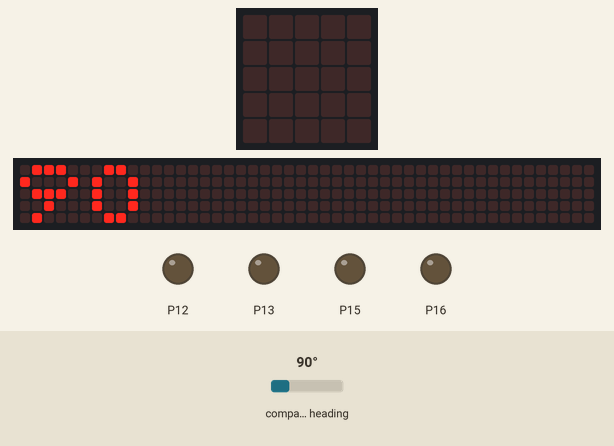
This program was run on a simulated BBC micro:bit running MicroPython. On the bench: the board's 5×5 LED display, a strip that is not on the board, showing the scrolling text unrolled, output pins drawn as LEDs (lit = HIGH). The inputs (shaded band) are chosen by the test bench; at power-on: compass heading 90°. The 48×5 strip is a reading aid, not a part: it shows the text the display is scrolling, unrolled, one strip-width of it at a time; the compass is already calibrated.

Above: at 2.2 s.
3.5 s: compass heading set to 79°
At 4.2 s:
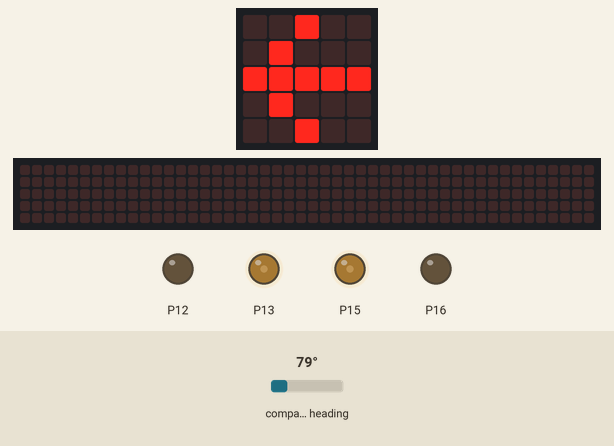
5.0 s: compass heading set to 180°
At 5.3 s:
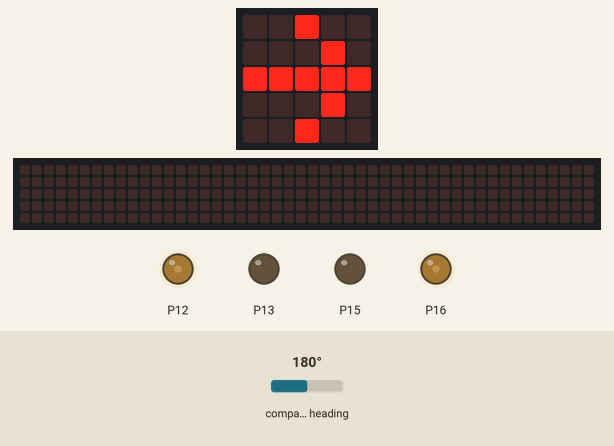
6.5 s: compass heading set to 101°
8.0 s: compass heading set to 89°
At 8.8 s:
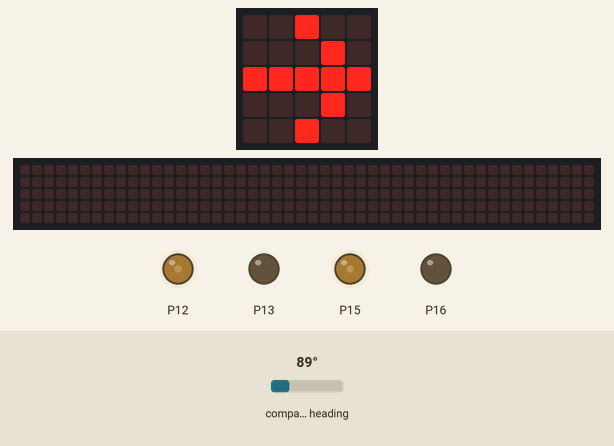
9.5 s: compass heading set to 269°
At 10.0 s:
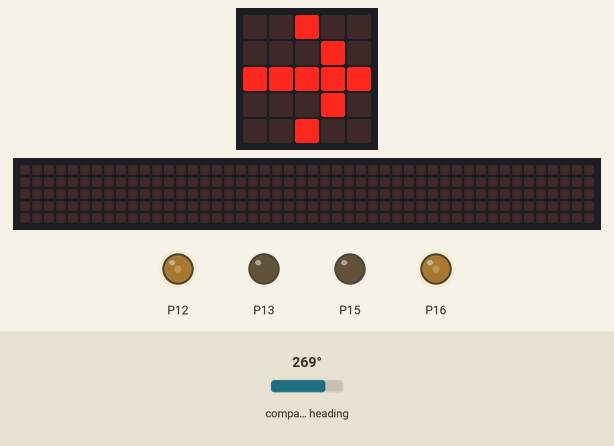
11.0 s: compass heading set to 90°
At 12.3 s:
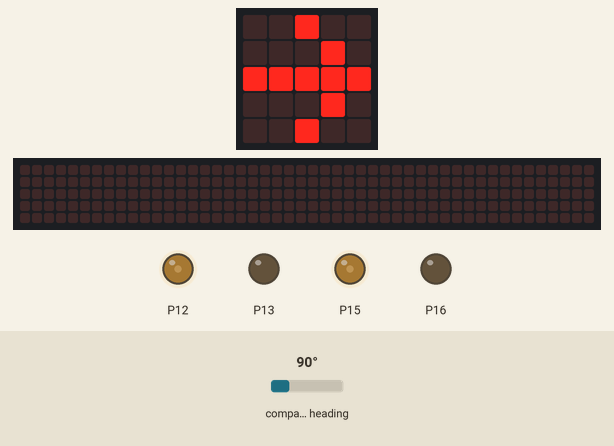
Timing chart, 0 to 13.5 s (numbered marks = the images above; inputs shaded):
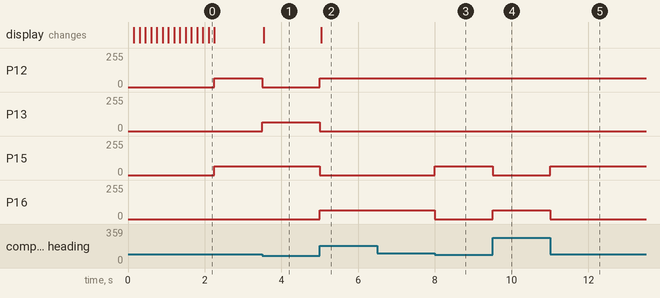

The program:

compasrobot-main.py
```python
# Imports go at the top
from microbit import *

def fwd(speed):
    # M1
    pin12.write_analog(speed)
    pin13.write_analog(0)
    # M2
    pin15.write_analog(speed)
    pin16.write_analog(0)

def bwd(speed):
    # M1
    pin12.write_analog(0)
    pin13.write_analog(speed)
    # M2
    pin15.write_analog(0)
    pin16.write_analog(speed)

def left(speed):
    # M1
    pin12.write_analog(speed)
    pin13.write_analog(0)
    # M2
    pin15.write_analog(0)
    pin16.write_analog(speed)

def right(speed):
    # M1
    pin12.write_analog(0)
    pin13.write_analog(speed)
    # M2
    pin15.write_analog(speed)
    pin16.write_analog(0)

heading_at_beginning = compass.heading()
display.scroll (heading_at_beginning)

while True:
    current_hedding = compass.heading()
    hedding_diff = heading_at_beginning - current_hedding
    if hedding_diff < -5:
        display.show (Image. ARROW_E)
        left(255)
    elif hedding_diff > 5:
        display.show (Image. ARROW_W)
        right (255)
    else:
        fwd(255)
```

Measured:
- the behaviour switches between 85 and 84° on compass heading (found by bisection; images 0 and 1)
- the behaviour switches between 96 and 95° on compass heading (found by bisection; images 2 and 3)
- after the input at 3.5 s, P12: 64/255 → 0/255 at once; P13: 0/255 → 64/255 at once; the display: changes at once (image 1)
- after the input at 5.0 s, P12, P16: 0/255 → 64/255 at once; P13, P15: 64/255 → 0/255 at once; the display: changes at once (image 2)
- after the input at 6.5 s, every drawn part: stays the same
- after the input at 8.0 s, P15: 0/255 → 64/255 at once; P16: 64/255 → 0/255 at once
- after the input at 9.5 s, P15: 64/255 → 0/255 at once; P16: 0/255 → 64/255 at once
- after the input at 11.0 s, P15: 0/255 → 64/255 at once; P16: 64/255 → 0/255 at once
